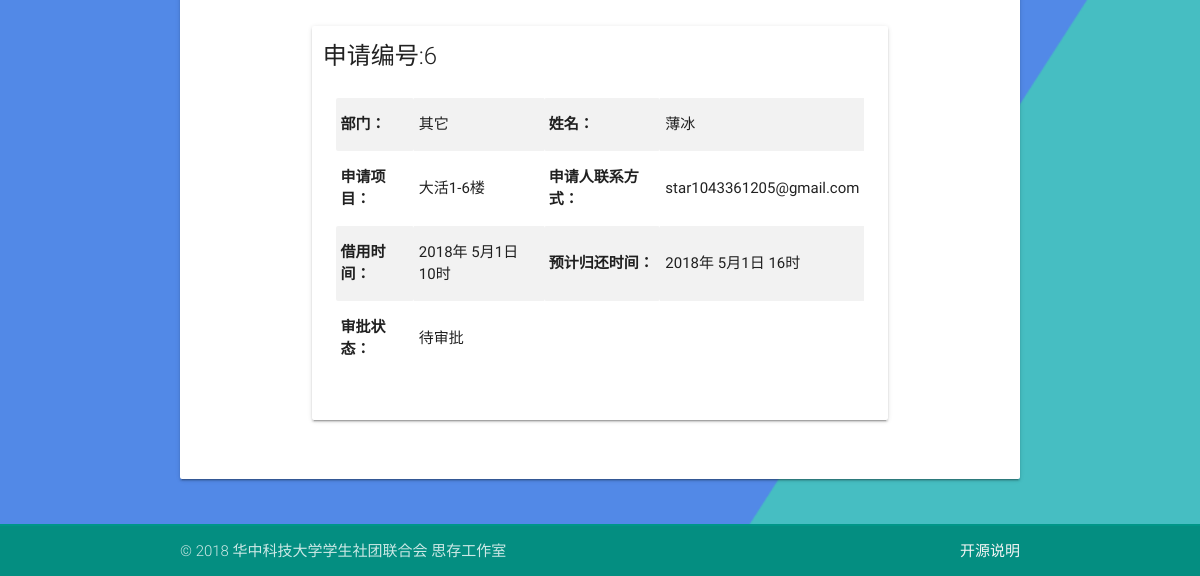
Page /records/ (signed in, lower part) on the earlier database version.
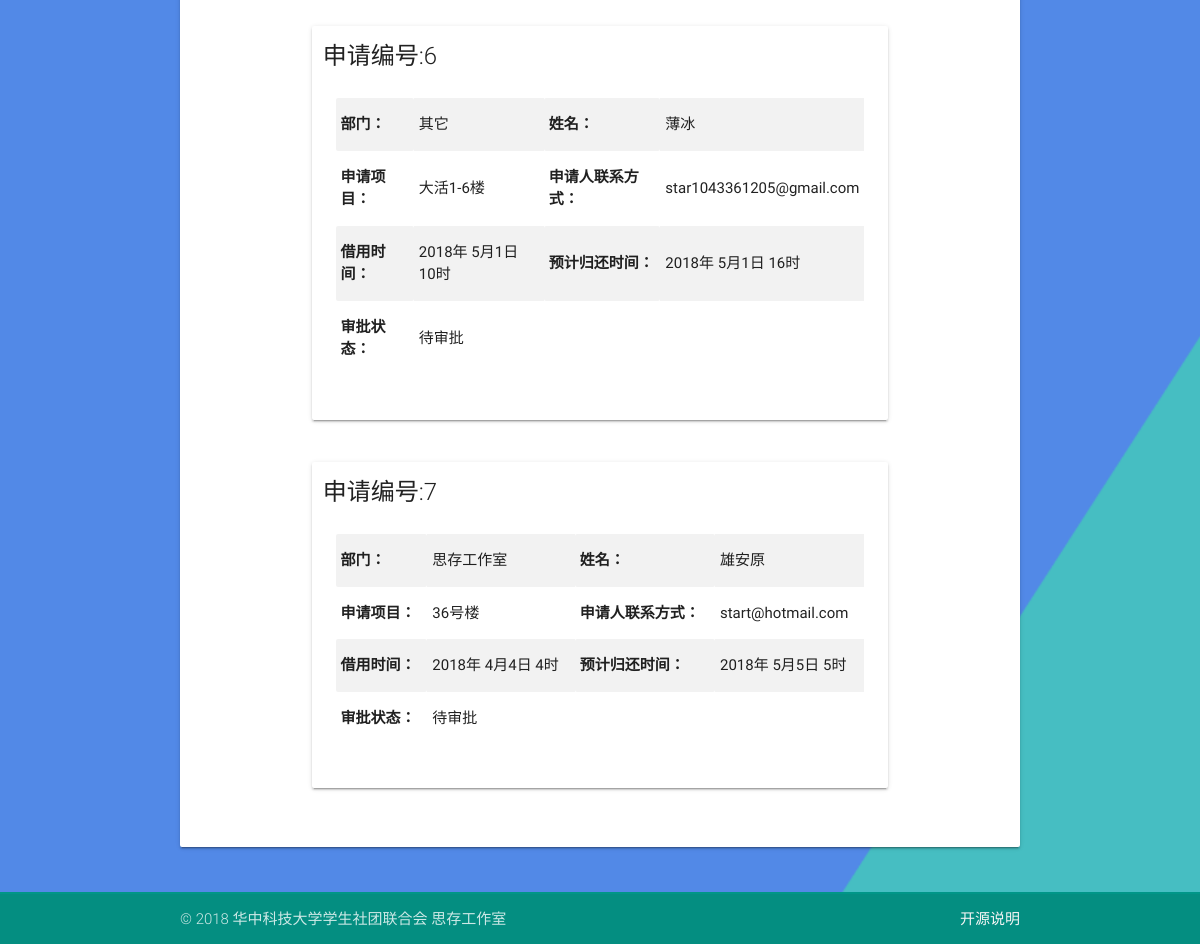
Same page on the later database version.
### tables this page shows
CREATE TABLE CLASSROOM
       (ID  INTEGER    PRIMARY KEY     AUTOINCREMENT,
       DEP     TEXT    NOT NULL,
       NAME    TEXT    NOT NULL,
       CLASSROOM TEXT   NOT NULL,
       CONTACT TEXT    NOT NULL,
       STARTYEAR   INT    NOT NULL,
       STARTMONTH   INT    NOT NULL,
       STARTDAY   INT    NOT NULL,
       STARTHOUR   INT    NOT NULL,
       ENDINGYEAR  TEXT    NOT NULL,
       ENDINGMONTH  TEXT    NOT NULL,
       ENDINGDAY  TEXT    NOT NULL,
       ENDINGHOUR  TEXT    NOT NULL,
       STATUS  INTEGER NOT NULL,
       ADMIN   TEXT );

### app.py (the view)
@app.route('/records/')
@login_verify
def records():
    if 'id' in session:
        tablename = 'material'
    elif 'id2' in session:
        tablename = 'classroom'
    results = get_records(tablename, expire_date().year, expire_date().month)
    num = len(results)
    return render_template('records.html', msgs = results, num = num)

### app.py (called while the page is built)
def expire_date():
    a_month = timedelta(days=31)
    expire_date = date.today() - a_month
    return expire_date

def get_records(tablename, year, month):
    with sqlite3.connect(DATABASE) as database:
        c = database.cursor()
        cursor = c.execute('select * from %s where endingyear >= %d and endingmonth >= %d;'% (tablename, year, month))
        records = cursor.fetchall()
        return records

def login_verify(to_be_decorated):
    @wraps(to_be_decorated)
    def decorated(*args, **kwargs):
        if 'id' not in session and 'id2' not in session:
            flash("请登录！", category="error")     # NOTE: flash-msg show in the NEXT page
            return redirect(url_for('login'))
        return to_be_decorated(*args, **kwargs)
    return decorated

### templates/records.html (shortened to what this page needs)
{% extends "base.html" %}
{% block content %}
<div class="container">
  <div class="card-panel" style="margin-top:1em;">
{% for i in range(0,num)  %}
<div class="container">
<div class="row">
<div class="card col s12">
      <div class="card-title" style="margin-top:0.5em;">  申请编号:{{ msgs[i][0] }}
          </div>
      <div class="card-content">
      	<div class="row">
      		<table class="striped col s12">
            <tr>
              <th>部门：</th><td> {{ msgs[i][1] }}</td>
              <th>姓名：</th><td> {{ msgs[i][2] }}</td>
            </tr>
            <tr>
      				<th>申请项目：</th><td> {{ msgs[i][3] }} </td>
              <th>申请人联系方式：</th><td> {{ msgs[i][4] }} </td>
      			</tr>
            <tr>
      				<th>借用时间：</th><td> {{ msgs[i][5] }}年 {{ msgs[i][6] }}月{{ msgs[i][7] }}日  {{ msgs[i][8] }}时 </td>
      				<th>预计归还时间：</th><td> {{ msgs[i][9] }}年 {{ msgs[i][10] }}月{{ msgs[i][11] }}日  {{ msgs[i][12] }}时 </td>
      			</tr>
            <tr>
              <th>审批状态：</th>
              {% if msgs[i][13] == 0 %}
              <td> 待审批 </td>
              {% elif msgs[i][13] == 1 %}
              <td> 申请通过 </td>
              {% elif msgs[i][13] == 2 %}
              <td> 申请拒绝 </td>
              {% endif %}
                          </tr>
      		</table>
      	</div>
      </div>
      </div>
</div>
</div>
{% endfor %}
</div>
</div>
{% endblock %}

### templates/base.html (shortened to what this page needs)
<!DOCTYPE html>
<html>
<head>
		<link href="{{ url_for('static', filename='css/google_material_icons.css') }}" rel="stylesheet">
		<link type="text/css" rel="stylesheet" href="{{ url_for('static', filename='css/materialize.css') }}"  media="screen,projection"/>
        <link href="{{ url_for('static', filename='css/freetimechecker.css') }}" rel="stylesheet">
        <link href="{{ url_for('static',filename='css/footer_hack.css') }}" rel="stylesheet">
</head>
<body>
		<main >
    <div id="content">{% block content %}{% endblock %}
		</div>
	</main>
  <footer class="page-footer teal">
        <div class="footer-copyright">
            <div class="container">
              © 2018 华中科技大学学生社团联合会  思存工作室
            <a class="grey-text text-lighten-4 right" href="{{ url_for('opensource_info') }}">开源说明</a>
            </div>
         </div>
    </footer>
		<link rel="stylesheet" href="{{ url_for('static', filename='css/toastr.css') }}">
</body>
</html>

### static/css/footer_hack.css (style rules this page uses)
body { display: flex; min-height: 100vh; flex-direction: column; }
main { flex: 1 0 auto; }
footer.page-footer { margin-top: 2rem; padding-top: 2px; }

### templates/base.html (style rules this page uses)
body { background-image:url(/static/img/material-design-color-background.png); background-size: cover; }

Differences in the rows shown:
added CLASSROOM: ID "7", DEP "思存工作室", NAME "雄安原", CLASSROOM "36号楼", CONTACT "start@hotmail.com", STARTYEAR "2018", STARTMONTH "4", STARTDAY "4", STARTHOUR "4", ENDINGYEAR "2018", ENDINGMONTH "5", ENDINGDAY "5", ENDINGHOUR "5"
Other differences:
new list line: "申请编号: 部门： 姓名： 申请项目： 申请人联系方式： 借用时间： 年 月 日 时 预计归还时间： 年 月 日 时 审批状态： 待审批"
